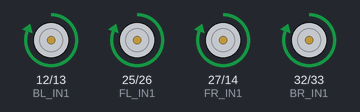
A program run on a simulated ESP32. Parts: motor-driver pin pairs drawn as motors (green arrow = first pin HIGH = forward, orange = second pin HIGH = backward, longer = more drive).

Above: at 0.1 s.
At 1.1 s:
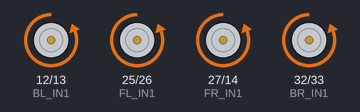
At 2.1 s:
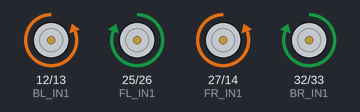
At 5.1 s:
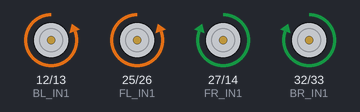
At 7.1 s:
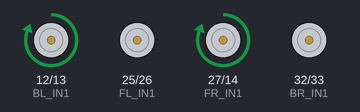
At 9.6 s:
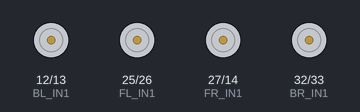
Timing chart, 0 to 11.1 s (numbered marks = the images above):
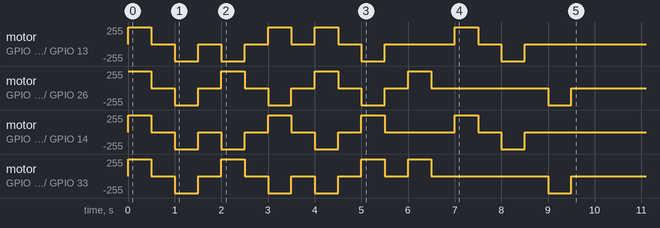

Measured:
- by itself, motor on GPIO 12 (BL_IN1) / GPIO 13 (BL_IN2): stopped → forward 255/255 at 0.00 s, → stopped 0.50 s later, → backward 255/255 0.50 s later, → stopped 0.50 s later, … (16 changes in this stretch)
- by itself, motor on GPIO 25 (FL_IN1) / GPIO 26 (FL_IN2): stopped → forward 255/255 at 0.00 s, → stopped 0.50 s later, → backward 255/255 0.50 s later, → stopped 0.50 s later, … (16 changes in this stretch)

The program:

main.cpp
```cpp
#include <Arduino.h>

// ==========================
// Pin configuration
// ==========================

// Front Left Motor
#define FL_IN1 25
#define FL_IN2 26

// Front Right Motor
#define FR_IN1 27
#define FR_IN2 14

// Back Left Motor
#define BL_IN1 12
#define BL_IN2 13

// Back Right Motor
#define BR_IN1 32
#define BR_IN2 33

void setMotor(int in1, int in2, bool forward) {
  digitalWrite(in1, forward ? HIGH : LOW);
  digitalWrite(in2, forward ? LOW  : HIGH);
}

void stopAll() {
  digitalWrite(FL_IN1, LOW); digitalWrite(FL_IN2, LOW);
  digitalWrite(FR_IN1, LOW); digitalWrite(FR_IN2, LOW);
  digitalWrite(BL_IN1, LOW); digitalWrite(BL_IN2, LOW);
  digitalWrite(BR_IN1, LOW); digitalWrite(BR_IN2, LOW);
}

void setup() {
  pinMode(FL_IN1, OUTPUT); pinMode(FL_IN2, OUTPUT);
  pinMode(FR_IN1, OUTPUT); pinMode(FR_IN2, OUTPUT);
  pinMode(BL_IN1, OUTPUT); pinMode(BL_IN2, OUTPUT);
  pinMode(BR_IN1, OUTPUT); pinMode(BR_IN2, OUTPUT);
}

void loop() {
  // === เดินหน้า ===
  setMotor(FL_IN1, FL_IN2, true);
  setMotor(FR_IN1, FR_IN2, true);
  setMotor(BL_IN1, BL_IN2, true);
  setMotor(BR_IN1, BR_IN2, true);
  delay(500); stopAll(); delay(500);

  // === ถอยหลัง ===
  setMotor(FL_IN1, FL_IN2, false);
  setMotor(FR_IN1, FR_IN2, false);
  setMotor(BL_IN1, BL_IN2, false);
  setMotor(BR_IN1, BR_IN2, false);
  delay(500); stopAll(); delay(500);

  // === สไตรฟขวา ===
  setMotor(FL_IN1, FL_IN2, true);
  setMotor(FR_IN1, FR_IN2, false);
  setMotor(BL_IN1, BL_IN2, false);
  setMotor(BR_IN1, BR_IN2, true);
  delay(500); stopAll(); delay(500);

  // === สไตรฟซ้าย ===
  setMotor(FL_IN1, FL_IN2, false);
  setMotor(FR_IN1, FR_IN2, true);
  setMotor(BL_IN1, BL_IN2, true);
  setMotor(BR_IN1, BR_IN2, false);
  delay(500); stopAll(); delay(500);

  // === หมุนขวา ===
  setMotor(FL_IN1, FL_IN2, true);
  setMotor(FR_IN1, FR_IN2, false);
  setMotor(BL_IN1, BL_IN2, true);
  setMotor(BR_IN1, BR_IN2, false);
  delay(500); stopAll(); delay(500);

  // === หมุนซ้าย ===
  setMotor(FL_IN1, FL_IN2, false);
  setMotor(FR_IN1, FR_IN2, true);
  setMotor(BL_IN1, BL_IN2, false);
  setMotor(BR_IN1, BR_IN2, true);
  delay(500); stopAll(); delay(500);

  // === เฉียงหน้า-ขวา === (FL + BR forward)
  setMotor(FL_IN1, FL_IN2, true);
  setMotor(BR_IN1, BR_IN2, true);
  delay(500); stopAll(); delay(500);

  // === เฉียงหน้า-ซ้าย === (FR + BL forward)
  setMotor(FR_IN1, FR_IN2, true);
  setMotor(BL_IN1, BL_IN2, true);
  delay(500); stopAll(); delay(500);

  // === เฉียงหลัง-ขวา === (FR + BL backward)
  setMotor(FR_IN1, FR_IN2, false);
  setMotor(BL_IN1, BL_IN2, false);
  delay(500); stopAll(); delay(500);

  // === เฉียงหลัง-ซ้าย === (FL + BR backward)
  setMotor(FL_IN1, FL_IN2, false);
  setMotor(BR_IN1, BR_IN2, false);
  delay(500); stopAll(); delay(500);

  while (true) delay(1000); // หยุดลูปหลังทดสอบครบ
}
```
